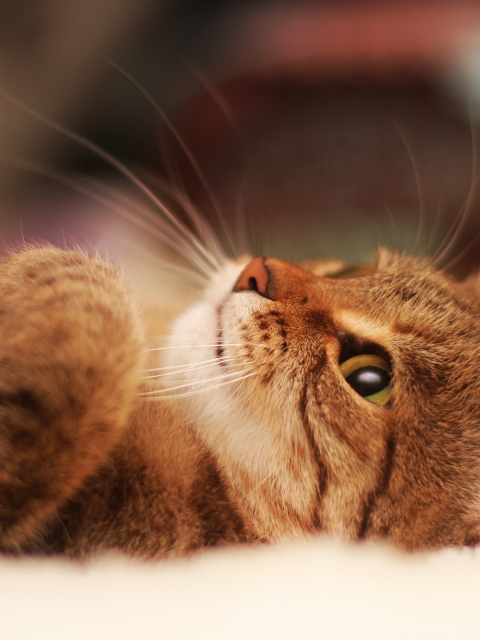
%> input picture HWWW/pussy.jpg, 480 x 640 px
$ octave --eval "result = chad;"   (GNU Octave 9; MATLAB toolbox functions it lacks are replaced by stand-ins)
%> lines starting %> are read from the running program, lines starting %| are printed output that depends on the picture
### HWWW/zigzag.m
function C = zigzag(A)
r = size(A,1); % number of rows of the input matrix
c = size(A,2); % number of columns of the input matrix
kk = 2;
C = [];
while kk <= r+c % the lowermost diagonal has only one element
                % which has the index r by c
                % scan the matrix as long as the last
                % diagonal is retrieved
    B = [];
    % iterate through every element of the input matrix
for ii = 1:r
    for jj = 1:c
        if ii + jj == kk % sum of the indices in a particular diagonal
                         % are the same
            B = [B,A(ii,jj)];
        end
    end
end
if mod(kk,2) == 0
    C = [C,flip(B)]; % reverse the order of the diagonal entries
                     % evenly
else
    C = [C,B];
end
kk = kk+1;
end

end

### HWWW/chad.m
function y = chad

clear
clc

    imgRGB = imread('pussy.jpg');
%> imgRGB is the input picture: size 640x480x3 uint8; mean R, G, B 138.7, 101.1, 77.8

figure(1);
imshow(imgRGB);
% Get size of the img
imageSize = size(imgRGB);
%> imageSize = [640 480 3]
MAXROWS = imageSize(1);
%> MAXROWS = 640
MAXCOLS = imageSize(2);
%> MAXCOLS = 480


% Encoder: Convert to YCbCr 4:2:0
imgYCbCr = rgb2ycbcr(imgRGB);
%> imgYCbCr: size 640x480x3 uint8; mean of channels 1, 2, 3 110.2, 112.2, 146.1
Y__420 = imgYCbCr(:,:,1);
Cb_420 = imgYCbCr(:,:,2);
Cr_420 = imgYCbCr(:,:,3);
Cb_420(:,2:2:end) = [];
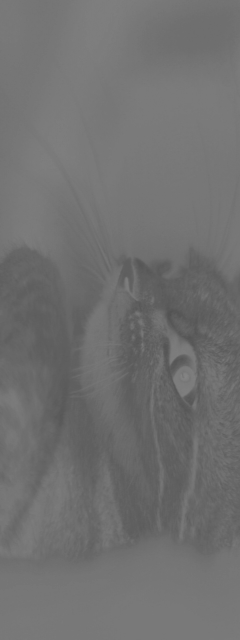
%> Cb_420: size 640x240 uint8; min 82, max 132, mean 112.1
Cb_420(2:2:end,:) = [];
%> Cb_420: size 320x240 uint8
Cr_420(:,2:2:end) = [];
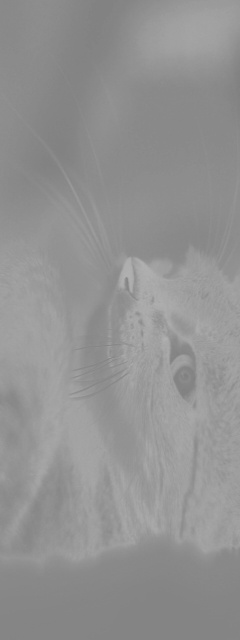
%> Cr_420: size 640x240 uint8; min 128, max 177, mean 146.1
Cr_420(2:2:end,:) = [];
%> Cr_420: size 320x240 uint8


% Encoder (Part A): Calculate the 3 bands' 8x8 block DCT transform coefficients.
DCTp = @dct2;
DCTy = blkproc(Y__420, [8 8], DCTp);
DCTy = fix(DCTy);
DCTcb = blkproc(Cb_420, [8 8], DCTp);
DCTcb = fix(DCTcb);
DCTcr = blkproc(Cr_420, [8 8], DCTp);
DCTcr = fix(DCTcr);
figure(2);
imshow(DCTy);
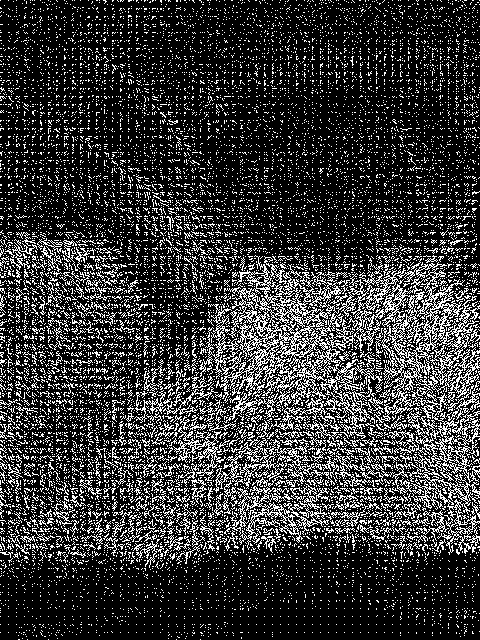
%> displayed picture: size 640x480, on the screen's scale of 0 to 255; 21.3% white in thin lines or dots


% 1) A: Show the DCT coefficient matrix and the DCT picture.
% For the brightness component, converted image blocks are the first two blocks in the sixth row of blocks from the top.
figure(3);
subplot(1,2,1), subimage(DCTy(41:48, 1:8)), title('Row 4 Block 1')
subplot(1,2,2), subimage(DCTy(41:48, 9:16)), title('Row 4 Block 2')
%> after `title('Row 4 Block 2')`:
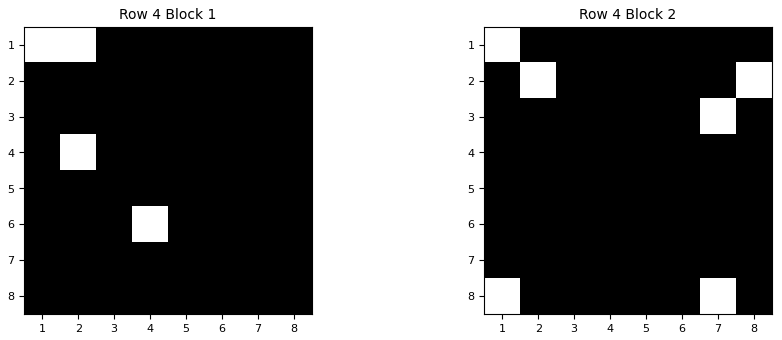
%> figure redrawn from the program's plot data, 2 panels
r4_blk1 = DCTy(25:32, 1:8)
%> r4_blk1 = [488 1 1 0 0 0 0 0; -4 -1 0 -1 0 0 0 0; -1 0 0 0 0 0 0 0; 0 0 0 -1 0 0 0 0; 0 0 0 0 0 0 0 0; 0 0 0 0 0 0 0 0; 1 0 0 0 0 0 0 0; 0 0 0 0 0 0 0 0]
r4_blk2 = DCTy(25:32, 9:16)
%> r4_blk2 = [485 -1 0 0 0 0 0 0; -2 0 0 0 0 0 0 0; -1 0 0 0 0 0 0 0; 0 0 0 0 0 0 0 0; 0 0 0 0 0 0 0 0; 0 0 0 0 0 0 0 0; 0 0 0 0 0 0 0 0; 0 0 0 0 0 0 0 0]

% Encoder (Part B): Use the JPEG luminance and crominance quantizer matrix from the seminar notes to quantize the DCT image.

y_quant_matrix = [
    16  11  10  16  24  40  51  61;
    12  12  14  19  26  58  60  55;
    14  13  16  24  40  57  69  56;
    14  17  22  29  51  87  89  62;
    18  22  37  56  68 109 103  77;
    24  35  55  64  81 104 113  92;
    49  64  78  87 108 121 120 101;
    72  92  95  98 112 100 103  99
    ];
cr_quant_matrix = [
    17 18 24 47 99 99 99 99;
    18 21 26 66 99 99 99 99;
    24 26 56 99 99 99 99 99;
    47 66 99 99 99 99 99 99;
    99 99 99 99 99 99 99 99;
    99 99 99 99 99 99 99 99;
    99 99 99 99 99 99 99 99;
    99 99 99 99 99 99 99 99;
    ];

quantize_y = @(block_struct) ...
    round(block_struct.data ./ y_quant_matrix);
quantize_cbcr = @(block_struct) ...
    round(block_struct.data ./ cr_quant_matrix);

dequantize_y  = @(block_struct) ...
    round(block_struct.data .* y_quant_matrix);
dequantize_cbcr = @(block_struct) ...
    round(block_struct.data .* cr_quant_matrix);


y_quant = blockproc(DCTy, [8 8], quantize_y);
cb_quant = blockproc(DCTcb, [8 8], quantize_cbcr);
cr_quant = blockproc(DCTcr, [8 8], quantize_cbcr);


% 1) B: Only for the first two blocks in the sixth row from the top of the luminance component, report the following output: (a) DC DCT coefficient; and (b) Zigzag scanned AC DCT coefficients.
    % (a): DC DCT Coefficient
    r4_blk1_DC_coefficient = y_quant(41, 1)
%> r4_blk1_DC_coefficient = 33
    r4_blk2_DC_coefficient = y_quant(41, 9)
%> r4_blk2_DC_coefficient = 32
    % (b): Zigzag scanned AC DCT coefficients
    r4_blk1_zigzag = zigzag(y_quant(41:48, 1:8))
%> the loop in zigzag, `while kk <= r+c` made 15 passes
%> C on passes 1 to 5: 33, [33 0 -1], [33 0 -1 0 0 0], [33 0 -1 0 0 0 0 0 0 0], [33 0 -1 0 0 0 0 0 0 0 0 0 0 0 0]
%> after the loop in zigzag, `while kk <= r+c`: C = 64 values, max 33 at index 1, min -1 at index 3, mean 0.5
%> r4_blk1_zigzag has the same summary as C in zigzag
    r4_blk2_zigzag = zigzag(y_quant(41:48, 9:16))
%> the loop in zigzag (call 2), `while kk <= r+c` made 15 passes
%> C on passes 1 to 5: 32, [32 0 -1], [32 0 -1 0 0 0], [32 0 -1 0 0 0 0 0 0 0], [32 0 -1 0 0 0 0 0 0 0 0 0 0 0 0]
%> r4_blk2_zigzag = 64 values, max 32 at index 1, min -1 at index 3, mean 0.484


% Decoder (Part C): Compute the inverse quantized images from step b
y_dequant = blockproc(y_quant, [8 8], dequantize_y);
cb_dequant = blockproc(cb_quant, [8 8], dequantize_cbcr);
cr_dequant = blockproc(cr_quant, [8 8], dequantize_cbcr);


% Decoder (Part D): Reconstruct the image by computing the inverse DCT
% coefficients
pIDCT = @idct2;
y_idct = blkproc(y_dequant, [8 8], pIDCT);
y_idct = fix(y_idct);
cb_idct = blkproc(cb_dequant, [8 8], pIDCT);
cb_idct = fix(cb_idct);
cr_idct = blkproc(cr_dequant, [8 8], pIDCT);
cr_idct = fix(cr_idct);


% Reconstruct from 4:2:0 subsampling using linear interpolation
linearY = uint8(y_idct);
Cb_linear = uint8(zeros(MAXROWS, MAXCOLS));
Cr_linear = uint8(zeros(MAXROWS, MAXCOLS));
Cb_linear(1:2:end, 1:2:end) = cb_idct(1:end,1:end);
Cr_linear(1:2:end, 1:2:end) = cr_idct(1:end,1:end);
for row = 2:2:MAXROWS
    for col = 1:2:MAXCOLS
        % Identify the pixel's halfway point between above and below.
        if(row ~= MAXROWS)
            Cb_linear(row, col) = Cb_linear(row-1, col)/2 + Cb_linear(row+1, col)/2;
            Cr_linear(row, col) = Cr_linear(row-1, col)/2 + Cr_linear(row+1, col)/2;
        else %special case if at the last pixel in the row
            Cb_linear(row, col) = Cb_linear(row-1, col);
            Cr_linear(row, col) = Cr_linear(row-1, col);
        end
    end
end
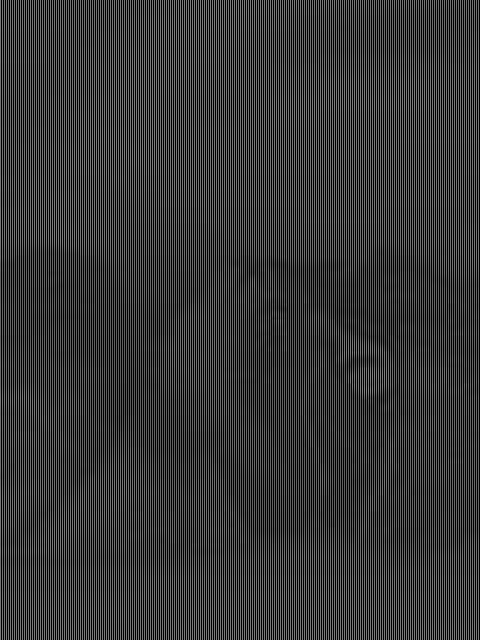
%> Cb_linear: size 640x480 uint8; min 0, max 135, mean 56
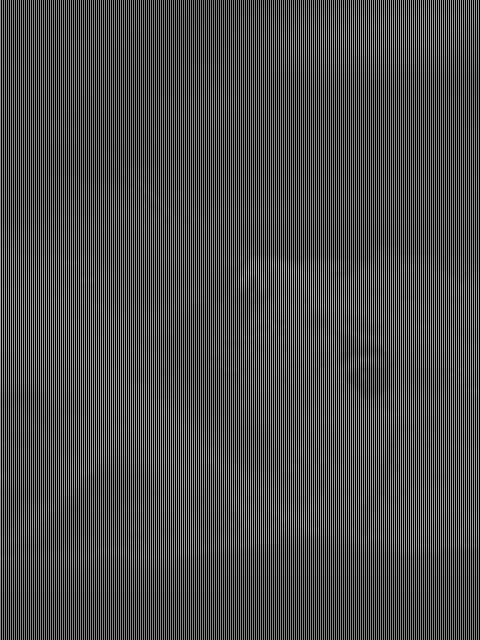
%> Cr_linear: size 640x480 uint8; min 0, max 183, mean 72.9
% Get the halfway between the left and right pixel by drawing alternating lines now.
for row = 1:MAXROWS
    for col = 2:2:MAXCOLS
        if(col ~= MAXCOLS)
            Cb_linear(row, col) = Cb_linear(row, col-1)/2 + Cb_linear(row, col+1)/2;
            Cr_linear(row, col) = Cr_linear(row, col-1)/2 + Cr_linear(row, col+1)/2;
        else %special case if at the last pixel in the column
            Cb_linear(row, col) = Cb_linear(row, col-1);
            Cr_linear(row, col) = Cr_linear(row, col-1);
        end
    end
end
% Concatenate the three components
YCbCr_linear = cat(3, linearY, Cb_linear, Cr_linear);
%> YCbCr_linear: size 640x480x3 uint8; mean of channels 1, 2, 3 109.8, 112.2, 146

% Convert to RGB space
reconstructedRGB = ycbcr2rgb(YCbCr_linear);
figure(4);
imshow(reconstructedRGB);

% Display the error image for the Y-component
errorImage = abs(Y__420(:,:) - linearY(:,:));
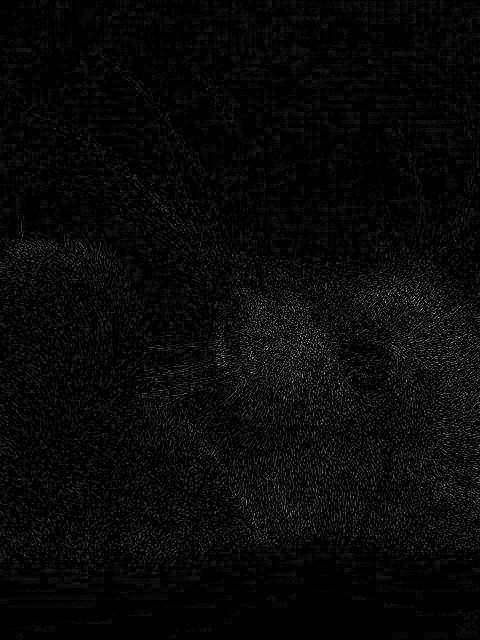
%> errorImage: size 640x480 uint8; min 0, max 33, mean 1.2; drawn with min black and max white
figure(5);
imshow(errorImage);

% Compute the PSNR
MSEy = mean(errorImage(:).^2);
%> MSEy = 5.75
PSNR_Y = 10 * log10(255^2/MSEy)
%> PSNR_Y = 40.53
end
%> (the run ends here)
